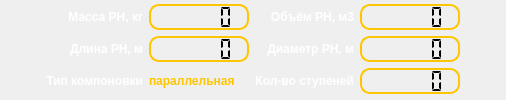
     <widget class="QWidget" name="tab_11">
      <attribute name="title">
       <string>Ступень I</string>
      </attribute>
      <layout class="QGridLayout" name="gridLayout_24">
       <property name="leftMargin">
        <number>3</number>
       </property>
       <property name="topMargin">
        <number>3</number>
       </property>
       <property name="rightMargin">
        <number>3</number>
       </property>
       <property name="bottomMargin">
        <number>3</number>
       </property>
       <item row="0" column="0">
        <widget class="QWidget" name="widget_2" native="true">
         <layout class="QGridLayout" name="gridLayout_29">
          <property name="leftMargin">
           <number>3</number>
          </property>
          <property name="topMargin">
           <number>1</number>
          </property>
          <property name="rightMargin">
           <number>3</number>
          </property>
          <property name="bottomMargin">
           <number>3</number>
          </property>
          <item row="0" column="4">
           <widget class="QLabel" name="w_3">
            <property name="font">
             <font>
              <bold>true</bold>
             </font>
            </property>
            <property name="styleSheet">
             <string notr="true">color: rgb(255, 255, 255);</string>
            </property>
            <property name="text">
             <string>Объём РН, м3</string>
            </property>
            <property name="alignment">
             <set>Qt::AlignRight|Qt::AlignTrailing|Qt::AlignVCenter</set>
            </property>
           </widget>
          </item>
          <item row="2" column="5">
           <widget class="QLCDNumber" name="out_d_3">
            <property name="minimumSize">
             <size>
              <width>100</width>
              <height>0</height>
             </size>
            </property>
            <property name="font">
             <font>
              <pointsize>14</pointsize>
              <bold>false</bold>
             </font>
            </property>
            <property name="styleSheet">
             <string notr="true">
  border: 2px solid rgb(255, 197, 0);
  border-width: 2px;
  border-radius: 10px;

</string>
            </property>
            <property name="frameShape">
             <enum>QFrame::StyledPanel</enum>
            </property>
            <property name="frameShadow">
             <enum>QFrame::Plain</enum>
            </property>
            <property name="lineWidth">
             <number>3</number>
            </property>
            <property name="smallDecimalPoint">
             <bool>true</bool>
            </property>
            <property name="segmentStyle">
             <enum>QLCDNumber::Flat</enum>
            </property>
           </widget>
          </item>
          <item row="4" column="5">
           <widget class="QLCDNumber" name="out_n_2">
            <property name="minimumSize">
             <size>
              <width>100</width>
              <height>0</height>
             </size>
            </property>
            <property name="font">
             <font>
              <pointsize>14</pointsize>
              <bold>false</bold>
             </font>
            </property>
            <property name="styleSheet">
             <string notr="true">
  border: 2px solid rgb(255, 197, 0);
  border-width: 2px;
  border-radius: 10px;

</string>
            </property>
            <property name="frameShape">
             <enum>QFrame::StyledPanel</enum>
            </property>
            <property name="frameShadow">
             <enum>QFrame::Plain</enum>
            </property>
            <property name="lineWidth">
             <number>3</number>
            </property>
            <property name="smallDecimalPoint">
             <bool>true</bool>
            </property>
            <property name="segmentStyle">
             <enum>QLCDNumber::Flat</enum>
            </property>
           </widget>
          </item>
          <item row="0" column="5">
           <widget class="QLCDNumber" name="out_w_3">
            <property name="minimumSize">
             <size>
              <width>100</width>
              <height>0</height>
             </size>
            </property>
            <property name="font">
             <font>
              <pointsize>14</pointsize>
              <bold>false</bold>
             </font>
            </property>
            <property name="styleSheet">
             <string notr="true">
  border: 2px solid rgb(255, 197, 0);
  border-width: 2px;
  border-radius: 10px;

</string>
            </property>
            <property name="frameShape">
             <enum>QFrame::StyledPanel</enum>
            </property>
            <property name="frameShadow">
             <enum>QFrame::Plain</enum>
            </property>
            <property name="lineWidth">
             <number>3</number>
            </property>
            <property name="smallDecimalPoint">
             <bool>true</bool>
            </property>
            <property name="segmentStyle">
             <enum>QLCDNumber::Flat</enum>
            </property>
           </widget>
          </item>
          <item row="4" column="2">
           <widget class="QLabel" name="out_type_3">
            <property name="font">
             <font>
              <bold>true</bold>
             </font>
            </property>
            <property name="styleSheet">
             <string notr="true">color: rgb(255, 197, 0);</string>
            </property>
            <property name="text">
             <string>параллельная</string>
            </property>
           </widget>
          </item>
          <item row="2" column="2">
           <widget class="QLCDNumber" name="out_l_3">
            <property name="minimumSize">
             <size>
              <width>100</width>
              <height>0</height>
             </size>
            </property>
            <property name="font">
             <font>
              <pointsize>14</pointsize>
              <bold>false</bold>
             </font>
            </property>
            <property name="styleSheet">
             <string notr="true">
  border: 2px solid rgb(255, 197, 0);
  border-width: 2px;
  border-radius: 10px;

</string>
            </property>
            <property name="frameShape">
             <enum>QFrame::StyledPanel</enum>
            </property>
            <property name="frameShadow">
             <enum>QFrame::Plain</enum>
            </property>
            <property name="lineWidth">
             <number>3</number>
            </property>
            <property name="smallDecimalPoint">
             <bool>true</bool>
            </property>
            <property name="segmentStyle">
             <enum>QLCDNumber::Flat</enum>
            </property>
           </widget>
          </item>
          <item row="2" column="1">
           <widget class="QLabel" name="l_3">
            <property name="font">
             <font>
              <bold>true</bold>
             </font>
            </property>
            <property name="styleSheet">
             <string notr="true">color: rgb(255, 255, 255);</string>
            </property>
            <property name="text">
             <string>Длина РН, м</string>
            </property>
            <property name="alignment">
             <set>Qt::AlignRight|Qt::AlignTrailing|Qt::AlignVCenter</set>
            </property>
           </widget>
          </item>
          <item row="2" column="6">
           <spacer name="horizontalSpacer_3">
            <property name="orientation">
             <enum>Qt::Horizontal</enum>
            </property>
            <property name="sizeHint" stdset="0">
             <size>
              <width>40</width>
              <height>20</height>
             </size>
            </property>
           </spacer>
          </item>
          <item row="4" column="1">
           <widget class="QLabel" name="label_type_3">
            <property name="font">
             <font>
              <bold>true</bold>
             </font>
            </property>
            <property name="styleSheet">
             <string notr="true">color: rgb(255, 255, 255);</string>
            </property>
            <property name="text">
             <string>Тип компоновки</string>
            </property>
            <property name="alignment">
             <set>Qt::AlignRight|Qt::AlignTrailing|Qt::AlignVCenter</set>
            </property>
           </widget>
          </item>
          <item row="2" column="4">
           <widget class="QLabel" name="d_3">
            <property name="font">
             <font>
              <bold>true</bold>
             </font>
            </property>
            <property name="styleSheet">
             <string notr="true">color: rgb(255, 255, 255);</string>
            </property>
            <property name="text">
             <string>Диаметр РН, м</string>
            </property>
            <property name="alignment">
             <set>Qt::AlignRight|Qt::AlignTrailing|Qt::AlignVCenter</set>
            </property>
           </widget>
          </item>
          <item row="4" column="4">
           <widget class="QLabel" name="count_3">
            <property name="font">
             <font>
              <bold>true</bold>
             </font>
            </property>
            <property name="styleSheet">
             <string notr="true">color: rgb(255, 255, 255);</string>
            </property>
            <property name="text">
             <string>Кол-во ступеней</string>
            </property>
            <property name="alignment">
             <set>Qt::AlignRight|Qt::AlignTrailing|Qt::AlignVCenter</set>
            </property>
           </widget>
          </item>
          <item row="0" column="2">
           <widget class="QLCDNumber" name="out_m_3">
            <property name="minimumSize">
             <size>
              <width>100</width>
              <height>0</height>
             </size>
            </property>
            <property name="font">
             <font>
              <pointsize>14</pointsize>
              <bold>false</bold>
             </font>
            </property>
            <property name="styleSheet">
             <string notr="true">
  border: 2px solid rgb(255, 197, 0);
  border-width: 2px;
  border-radius: 10px;

</string>
            </property>
            <property name="frameShape">
             <enum>QFrame::StyledPanel</enum>
            </property>
            <property name="frameShadow">
             <enum>QFrame::Plain</enum>
            </property>
            <property name="lineWidth">
             <number>3</number>
            </property>
            <property name="smallDecimalPoint">
             <bool>true</bool>
            </property>
            <property name="segmentStyle">
             <enum>QLCDNumber::Flat</enum>
            </property>
           </widget>
          </item>
          <item row="0" column="1">
           <widget class="QLabel" name="m_3">
            <property name="font">
             <font>
              <bold>true</bold>
             </font>
            </property>
            <property name="styleSheet">
             <string notr="true">color: rgb(255, 255, 255);</string>
            </property>
            <property name="text">
             <string>Масса РН, кг</string>
            </property>
            <property name="alignment">
             <set>Qt::AlignRight|Qt::AlignTrailing|Qt::AlignVCenter</set>
            </property>
           </widget>
          </item>
          <item row="2" column="0">
           <spacer name="horizontalSpacer_4">
            <property name="orientation">
             <enum>Qt::Horizontal</enum>
            </property>
            <property name="sizeHint" stdset="0">
             <size>
              <width>40</width>
              <height>20</height>
             </size>
            </property>
           </spacer>
          </item>
         </layout>
        </widget>
       </item>
      </layout>
     </widget>
